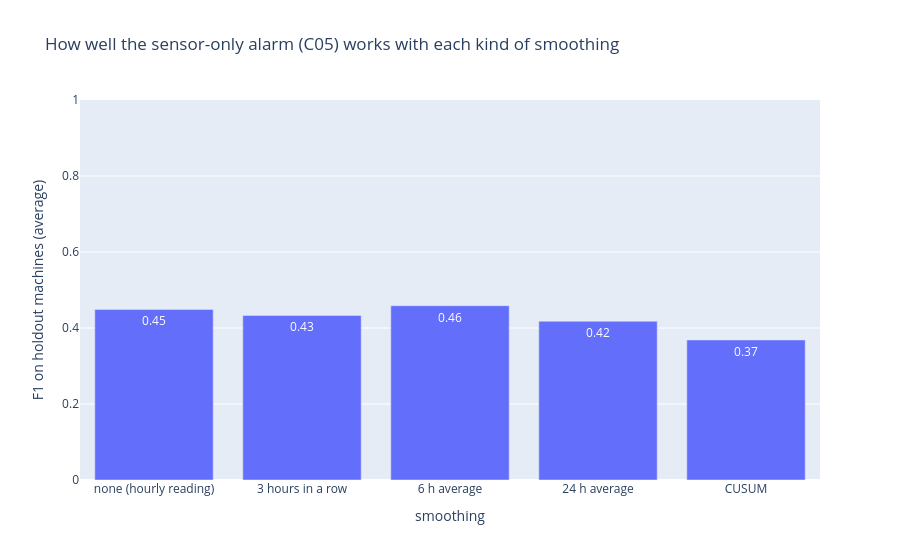

Notebook source saved alongside this figure:
### Markdown cell above
**Reading it:** both versions rise above their lines in the two days before the failure. But the hourly
reading flickers back and forth across its line, so an alarm built on it would switch on **14 separate times**
that week, and each switch-on counts as an alert. The 6 h average crosses its line twice briefly, then stays
above it for the last ~52 hours: only **3** switch-ons. Fewer, steadier alerts for the same failure means
higher precision.

**Which smoothing scores best?** To find out, we take one simple alarm, **C05: "sound the alarm when any of the
four sensors crosses its line"** (sensors only, no error codes), and build it with each kind of smoothing:

| Smoothing | What it means |
|---|---|
| none (hourly reading) | compare each hour's reading as recorded |
| 3 hours in a row | the reading must be past the line for 3 hours straight |
| 6 h average | compare the average of the last 6 hours |
| 24 h average | compare the average of the last 24 hours |
| CUSUM | a running total of how far the reading has stayed above normal |

Each version is also tried with four ways of drawing the line (one for the whole fleet, one per machine model,
one per machine, and an outlier-proof one per machine). The bars show each smoothing's **average F1 on holdout
machines** over those four (0 = useless, 1 = perfect).

### Code cell
# Every version of C05 the protocol tried. For each (smoothing, line) pair, keep the strictness that scored
# best on DEV machines, then summarise its HOLDOUT F1 per kind of smoothing.
SMOOTHING = {"raw": "none (hourly reading)", "raw k=3": "3 hours in a row", "roll6": "6 h average",
             "roll24": "24 h average", "cusum": "CUSUM"}
sw = pd.DataFrame([dict(smoothing=SMOOTHING[s["transform"] + (f" k={s['k']}" if s["k"] > 1 else "")],
                        line=s["norm"], dev_f1=s["dev"]["f1"], holdout_f1=s["hold"]["f1"])
                   for s in res["sweep"] if s["concept"] == "C05"])
best = sw.loc[sw.groupby(["smoothing", "line"]).dev_f1.idxmax()]
score = best.groupby("smoothing").holdout_f1.agg(best_score="max", average_score="mean").reindex(list(SMOOTHING.values()))
fig = px.bar(score.reset_index(), x="smoothing", y="average_score", text=score.average_score.round(2).values,
             hover_data={"best_score": ":.2f"}, range_y=[0, 1],
             labels=dict(smoothing="smoothing", average_score="F1 on holdout machines (average)"),
             title="How well the sensor-only alarm (C05) works with each kind of smoothing")
fig.show()

### Figure 1 — Plotly figure (JSON) as saved in the notebook; plotly's stock layout.template omitted (floating-point values rounded to 4 significant figures)
{"data": [{"customdata": [[0.4724], [0.4357], [0.4742], [0.4465], [0.3749]], "hovertemplate": "smoothing=%{x}<br>F1 on holdout machines (average)=%{y}<br>text=%{text}<br>best_score=%{customdata[0]:.2f}<extra></extra>", "legendgroup": "", "marker": {"color": "#636efa", "pattern": {"shape": ""}}, "name": "", "orientation": "v", "showlegend": false, "text": [0.45, 0.43, 0.46, 0.42, 0.37], "textposition": "auto", "type": "bar", "x": ["none (hourly reading)", "3 hours in a row", "6 h average", "24 h average", "CUSUM"], "xaxis": "x", "y": [0.449, 0.4331, 0.4587, 0.4178, 0.3686], "yaxis": "y"}], "layout": {"barmode": "relative", "legend": {"tracegroupgap": 0}, "title": {"text": "How well the sensor-only alarm (C05) works with each kind of smoothing"}, "xaxis": {"anchor": "y", "domain": [0.0, 1.0], "title": {"text": "smoothing"}}, "yaxis": {"anchor": "x", "domain": [0.0, 1.0], "range": [0, 1], "title": {"text": "F1 on holdout machines (average)"}}}}
